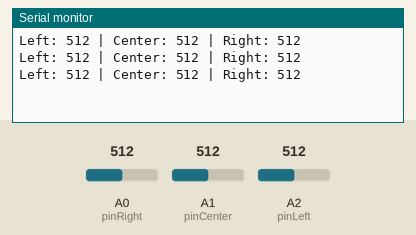
Recording of a sketch running on a simulated Arduino Uno, built with avr-gcc and run on an emulated ATmega328P. On the bench: the last lines printed to the serial monitor. The inputs (shaded band) are chosen by the test bench; at power-on: A0 (pinRight) = 512, A1 (pinCenter) = 512, A2 (pinLeft) = 512.

Above: at 1.3 s.
1.4 s: A0 (pinRight) set to 716
At 1.9 s:
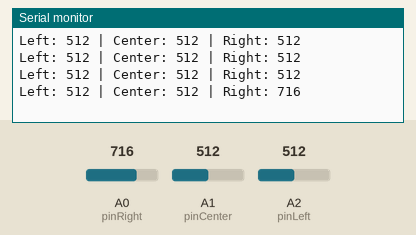
2.9 s: A1 (pinCenter) set to 716
At 3.4 s:
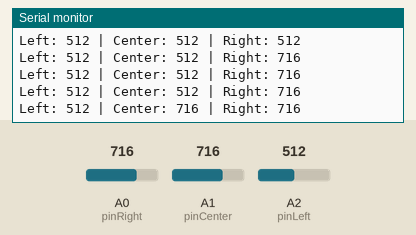
4.4 s: A2 (pinLeft) set to 716
At 4.9 s:
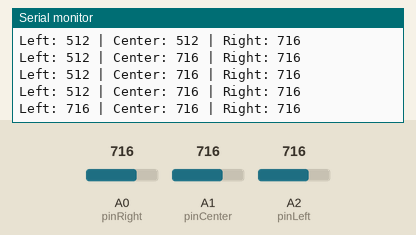
5.9 s: A0 (pinRight) set to 900
At 6.4 s:
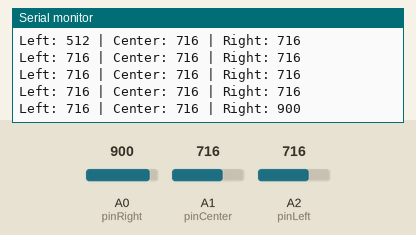
7.4 s: A1 (pinCenter) set to 900
At 7.9 s:
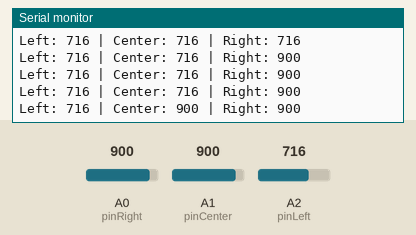
8.9 s: A2 (pinLeft) set to 900
At 9.4 s:
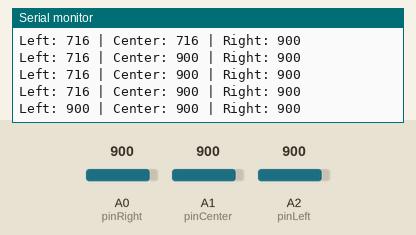
Timing chart, 0 to 11.4 s (numbered marks = the images above; inputs shaded):
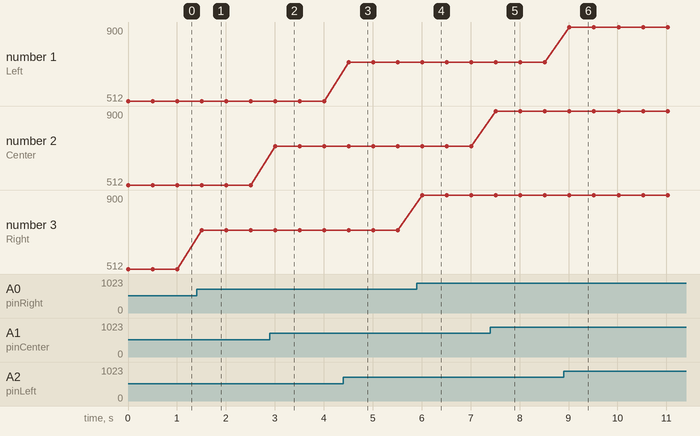

Measured:
- after the input at 1.4 s, the serial monitor: prints a new line after 0.10 s (image 1)
- after the input at 2.9 s, the serial monitor: prints a new line after 0.11 s (image 2)
- after the input at 4.4 s, the serial monitor: prints a new line after 0.11 s (image 3)
- after the input at 5.9 s, the serial monitor: prints a new line after 0.11 s (image 4)
- after the input at 7.4 s, the serial monitor: prints a new line after 0.12 s (image 5)
- after the input at 8.9 s, the serial monitor: prints a new line after 0.12 s (image 6)
- plotted number 3: 512 → 716 after the input at 1.4 s, 716 → 900 after the input at 5.9 s

The sketch:

ir-check.ino
```cpp
// Line Tracking Sensor Test
// Left: A2, Center: A1, Right: A0

const int pinLeft = A2;
const int pinCenter = A1;
const int pinRight = A0;

void setup() {
  // Start communication with the computer
  Serial.begin(9600);

  // Set the pins to Input mode
  pinMode(pinLeft, INPUT);
  pinMode(pinCenter, INPUT);
  pinMode(pinRight, INPUT);
}

void loop() {
  // Read the sensors
  int leftValue = analogRead(pinLeft);
  int centerValue = analogRead(pinCenter);
  int rightValue = analogRead(pinRight);

  // Print the values to the Serial Monitor
  Serial.print("Left: ");
  Serial.print(leftValue);
  Serial.print(" | Center: ");
  Serial.print(centerValue);
  Serial.print(" | Right: ");
  Serial.println(rightValue);

  // Small pause so the text doesn't fly by too fast
  delay(500);
}
```
